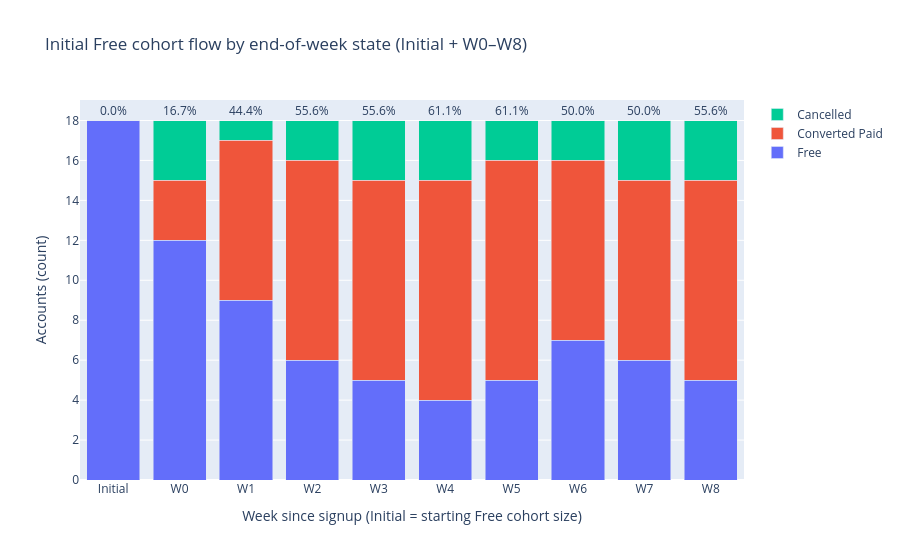

This figure's notebook cell:
### Markdown cell above
# How many Free accounts upgraded to paid? What is our conversion rate?

### Code cell
import pandas as pd
import numpy as np
import plotly.graph_objects as go

# Assumes DATA_PATH is already defined above in your notebook
df = pd.read_csv(DATA_PATH)

# -----------------------------
# Parse + normalize
# -----------------------------
df["date"] = pd.to_datetime(df["date"])
df["startdate"] = pd.to_datetime(df["startdate"])
df["plan"] = df["plan"].astype(str).str.strip().str.title()       # Free/Paid
df["Status"] = df["Status"].astype(str).str.strip().str.title()   # Active/Cancelled

# Cohort: created 3/3–3/7
cohort_start = pd.Timestamp("2025-03-03")
cohort_end   = pd.Timestamp("2025-03-07")

cohort_users = df.loc[df["startdate"].between(cohort_start, cohort_end), "userid"].dropna().unique()
cohort_df = df[df["userid"].isin(cohort_users)].copy()

# DaysSinceStart
if "DaysSinceStart" not in cohort_df.columns:
    cohort_df["DaysSinceStart"] = (cohort_df["date"] - cohort_df["startdate"]).dt.days

# Focus first 60 days (covers ~9 weeks: W0..W8)
cohort_df = cohort_df[cohort_df["DaysSinceStart"].between(0, 60)].copy()

# One row per user-day (end-of-day snapshot)
cohort_df = (
    cohort_df.sort_values(["userid", "date"])
             .drop_duplicates(["userid", "date"], keep="last")
)

# First plan per user (defines "initial Free cohort")
first_plan = (
    cohort_df.sort_values(["userid", "DaysSinceStart"])
             .groupby("userid", as_index=False)
             .first()[["userid", "plan"]]
             .rename(columns={"plan": "first_plan"})
)

initial_free_users = first_plan.loc[first_plan["first_plan"] == "Free", "userid"].unique()
initial_free_n = len(initial_free_users)

free_df = cohort_df[cohort_df["userid"].isin(initial_free_users)].copy()
free_df["week_index"] = (free_df["DaysSinceStart"] // 7).astype(int)

# -----------------------------
# End-of-week snapshot per user-week
# -----------------------------
eow = (
    free_df.sort_values(["userid", "week_index", "DaysSinceStart"])
           .groupby(["userid", "week_index"], as_index=False)
           .tail(1)[["userid", "week_index", "plan", "Status"]]
           .reset_index(drop=True)
)

# Keep weeks 0..8 (9 weeks after initial)
weeks = list(range(0, 9))

# Build a complete grid: every initial free user x every week, then forward-fill missing
grid = pd.MultiIndex.from_product([initial_free_users, weeks], names=["userid", "week_index"]).to_frame(index=False)
full = grid.merge(eow, on=["userid", "week_index"], how="left").sort_values(["userid", "week_index"])

# Forward-fill plan/status per user (so cohort totals stay constant each week)
full[["plan", "Status"]] = full.groupby("userid")[["plan", "Status"]].ffill()

# If a user is missing even week 0 (rare), fall back to Free/Active as conservative defaults
full["plan"] = full["plan"].fillna("Free")
full["Status"] = full["Status"].fillna("Active")

# -----------------------------
# Mutually exclusive weekly bucket (partition)
# 1) Cancelled (regardless of plan)
# 2) Converted Paid (plan==Paid and not Cancelled)
# 3) Free (otherwise)
# -----------------------------
def bucket(row):
    if row["Status"] == "Cancelled":
        return "Cancelled"
    if row["plan"] == "Paid":
        return "Converted Paid"
    return "Free"

full["bucket"] = full.apply(bucket, axis=1)

weekly_counts = (
    full.groupby(["week_index", "bucket"])["userid"]
        .nunique()
        .reset_index(name="accounts")
)

# Pivot to wide, ensure all buckets exist
wide = (
    weekly_counts.pivot(index="week_index", columns="bucket", values="accounts")
                .reindex(weeks)
                .fillna(0)
                .astype(int)
                .reset_index()
)

for col in ["Free", "Converted Paid", "Cancelled"]:
    if col not in wide.columns:
        wide[col] = 0

# Sanity: each week should sum to initial cohort size
wide["total"] = wide["Free"] + wide["Converted Paid"] + wide["Cancelled"]

# Conversion rate (net in Paid at end-of-week, among initial Free cohort)
wide["conversion_rate_pct"] = (wide["Converted Paid"] / initial_free_n) * 100 if initial_free_n else 0.0

# Add "Initial" bar (before week 0)
plot_df = pd.concat(
    [
        pd.DataFrame([{
            "x_label": "Initial",
            "Free": initial_free_n,
            "Converted Paid": 0,
            "Cancelled": 0,
            "conversion_rate_pct": 0.0,
            "total": initial_free_n
        }]),
        wide.assign(x_label=wide["week_index"].map(lambda w: f"W{w}"))[
            ["x_label", "Free", "Converted Paid", "Cancelled", "conversion_rate_pct", "total"]
        ]
    ],
    ignore_index=True
)

# -----------------------------
# Plot: stacked bars + conversion % on top
# -----------------------------
fig = go.Figure()

fig.add_trace(go.Bar(
    x=plot_df["x_label"], y=plot_df["Free"],
    name="Free", hovertemplate="Week=%{x}<br>Free=%{y}<extra></extra>"
))
fig.add_trace(go.Bar(
    x=plot_df["x_label"], y=plot_df["Converted Paid"],
    name="Converted Paid",
    hovertemplate="Week=%{x}<br>Converted Paid=%{y}<extra></extra>"
))
fig.add_trace(go.Bar(
    x=plot_df["x_label"], y=plot_df["Cancelled"],
    name="Cancelled",
    hovertemplate="Week=%{x}<br>Cancelled=%{y}<extra></extra>"
))

fig.update_layout(
    title="Initial Free cohort flow by end-of-week state (Initial + W0–W8)",
    barmode="stack",
    xaxis_title="Week since signup (Initial = starting Free cohort size)",
    yaxis_title="Accounts (count)",
    legend_title=""
)

# Add conversion % label on top of each bar
# (top = total height)
for i, row in plot_df.iterrows():
    fig.add_annotation(
        x=row["x_label"],
        y=row["total"],
        text=f"{row['conversion_rate_pct']:.1f}%",
        showarrow=False,
        yshift=10
    )

fig.show()

# Optional: print a quick check table
print("Initial Free cohort size:", initial_free_n)
print(plot_df[["x_label", "Free", "Converted Paid", "Cancelled", "total", "conversion_rate_pct"]])
print("Any week totals != initial?", (plot_df["total"] != initial_free_n).any())

### Figure 1 — Plotly figure (JSON) as saved in the notebook; plotly's stock layout.template omitted (floating-point values rounded to 4 significant figures)
{"data": [{"hovertemplate": "Week=%{x}<br>Free=%{y}<extra></extra>", "name": "Free", "type": "bar", "x": ["Initial", "W0", "W1", "W2", "W3", "W4", "W5", "W6", "W7", "W8"], "y": [18, 12, 9, 6, 5, 4, 5, 7, 6, 5]}, {"hovertemplate": "Week=%{x}<br>Converted Paid=%{y}<extra></extra>", "name": "Converted Paid", "type": "bar", "x": ["Initial", "W0", "W1", "W2", "W3", "W4", "W5", "W6", "W7", "W8"], "y": [0, 3, 8, 10, 10, 11, 11, 9, 9, 10]}, {"hovertemplate": "Week=%{x}<br>Cancelled=%{y}<extra></extra>", "name": "Cancelled", "type": "bar", "x": ["Initial", "W0", "W1", "W2", "W3", "W4", "W5", "W6", "W7", "W8"], "y": [0, 3, 1, 2, 3, 3, 2, 2, 3, 3]}], "layout": {"annotations": [{"showarrow": false, "text": "0.0%", "x": "Initial", "y": 18, "yshift": 10}, {"showarrow": false, "text": "16.7%", "x": "W0", "y": 18, "yshift": 10}, {"showarrow": false, "text": "44.4%", "x": "W1", "y": 18, "yshift": 10}, {"showarrow": false, "text": "55.6%", "x": "W2", "y": 18, "yshift": 10}, {"showarrow": false, "text": "55.6%", "x": "W3", "y": 18, "yshift": 10}, {"showarrow": false, "text": "61.1%", "x": "W4", "y": 18, "yshift": 10}, {"showarrow": false, "text": "61.1%", "x": "W5", "y": 18, "yshift": 10}, {"showarrow": false, "text": "50.0%", "x": "W6", "y": 18, "yshift": 10}, {"showarrow": false, "text": "50.0%", "x": "W7", "y": 18, "yshift": 10}, {"showarrow": false, "text": "55.6%", "x": "W8", "y": 18, "yshift": 10}], "barmode": "stack", "legend": {"title": {"text": ""}}, "title": {"text": "Initial Free cohort flow by end-of-week state (Initial + W0–W8)"}, "xaxis": {"title": {"text": "Week since signup (Initial = starting Free cohort size)"}}, "yaxis": {"title": {"text": "Accounts (count)"}}}}
